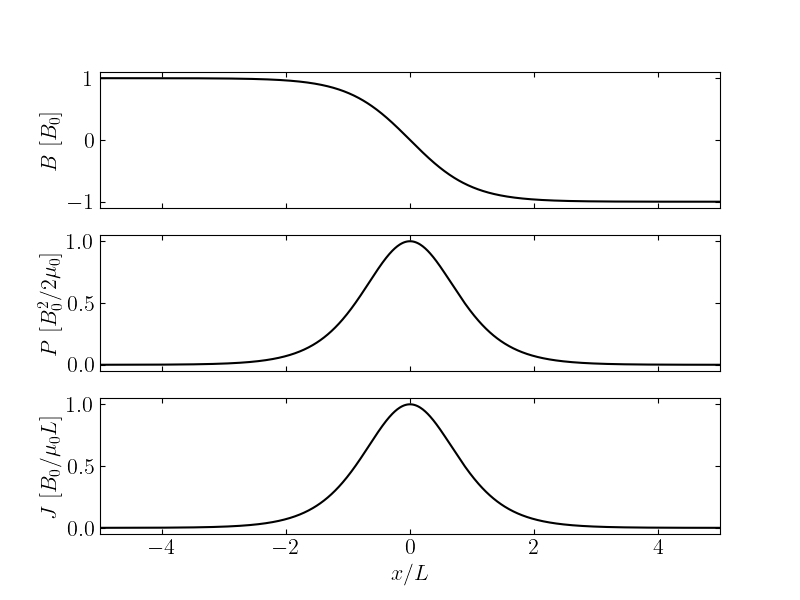

This chart was generated by the following Python code:
import matplotlib.pyplot as plt
import ptrace as pt
import numpy as np

x = np.linspace(-5, 5, 1000)
B = -np.tanh(x)
P = 1 / (np.cosh(x) ** 2)
J = 1 / (np.cosh(x) ** 2)


pt.mpl(tex=True)
fig, axes = plt.subplots(3, 1, figsize=(8, 6), sharex=True)

axes[0].plot(x, B, "-k")
axes[1].plot(x, P, "-k")
axes[2].plot(x, J, "-k")


axes[0].set_ylabel("$B$ $[B_0]$")
axes[1].set_ylabel("$P$ $[B_0^2/2\mu_0]$")
axes[2].set_ylabel("$J$ $[B_0/\mu_0L]$")
axes[2].set_xlabel("$x/L$")
for (j, ax) in enumerate(axes):
    ax.tick_params(**pt.params)
    ax.set_xlim(x[0], x[-1])

fig.savefig("p4.png")
